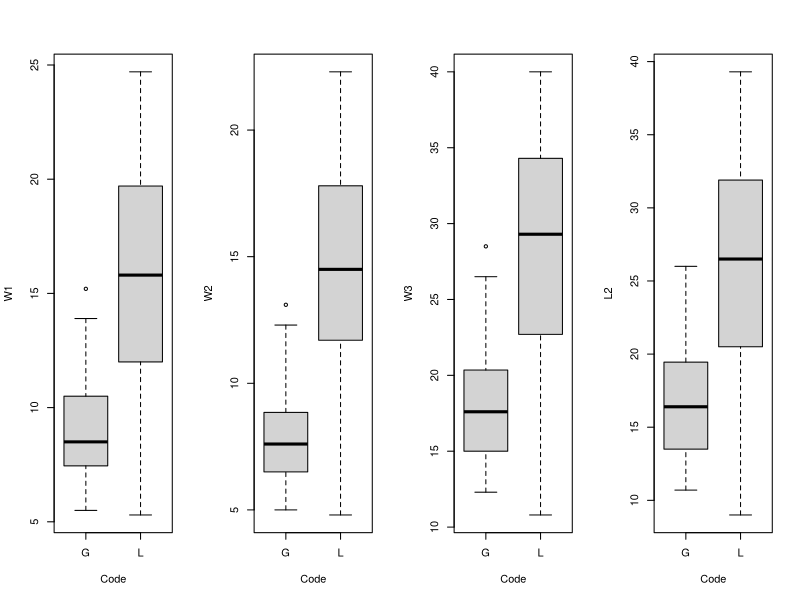
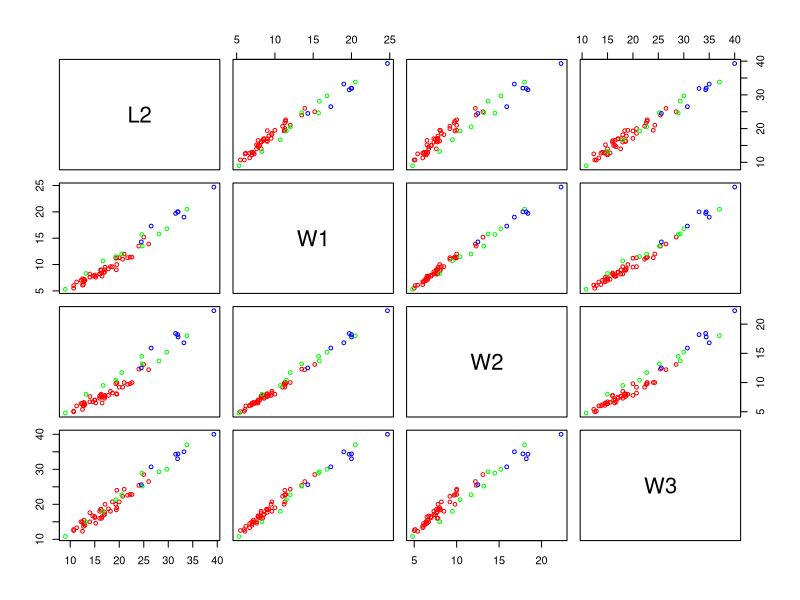
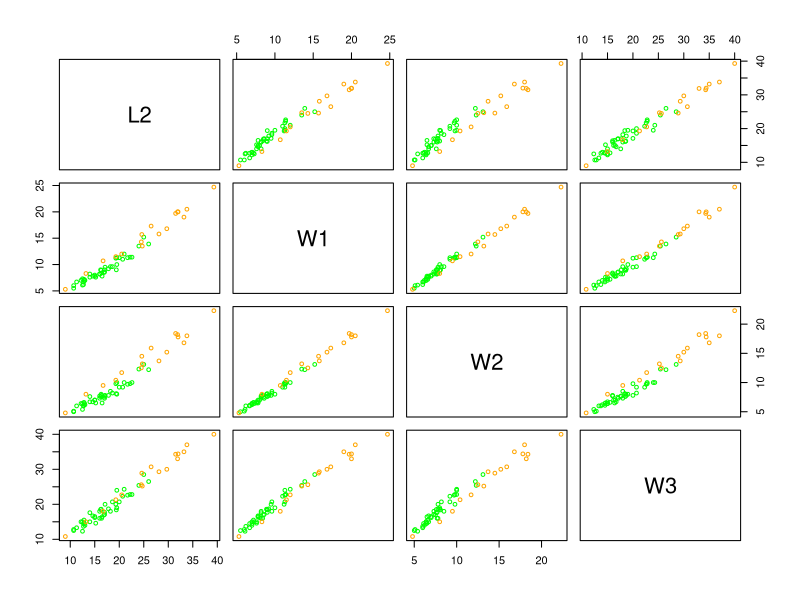
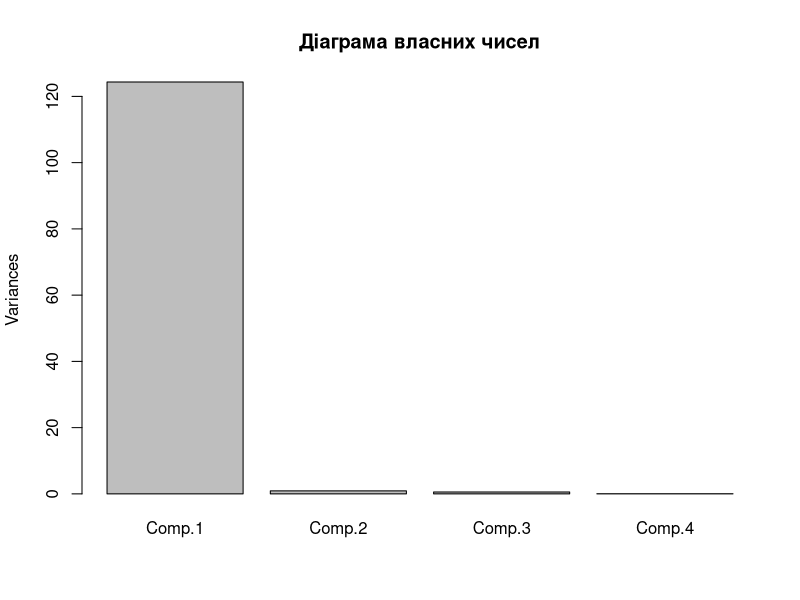
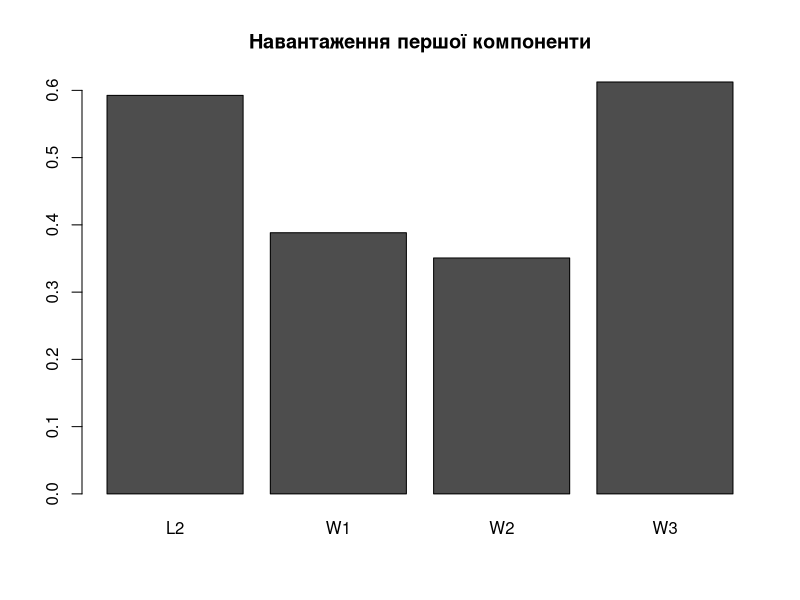
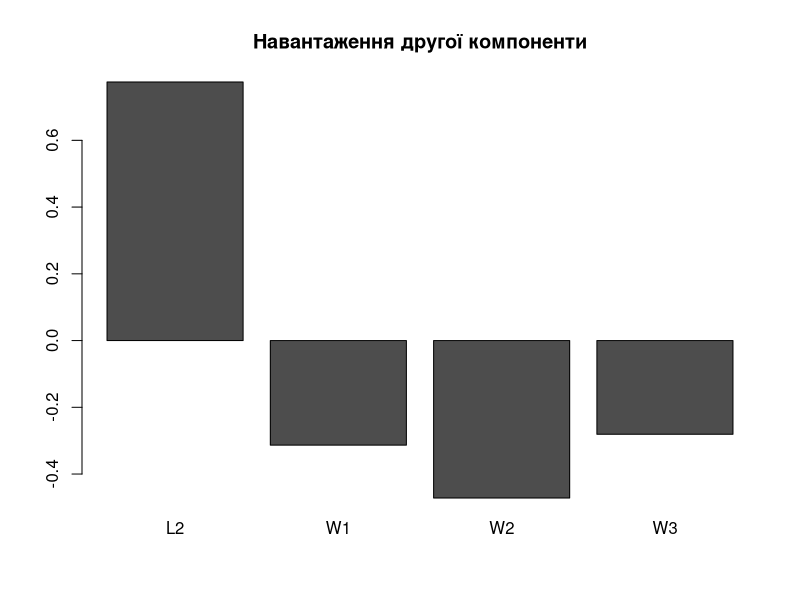
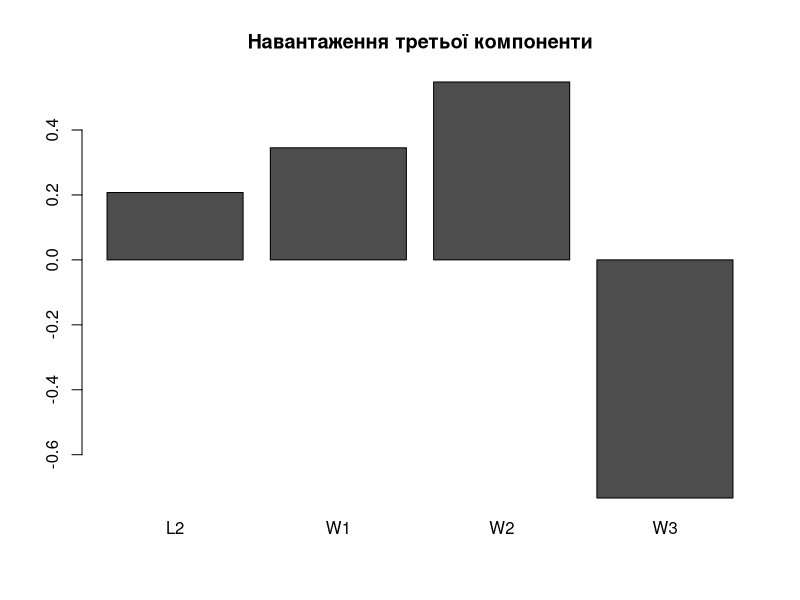
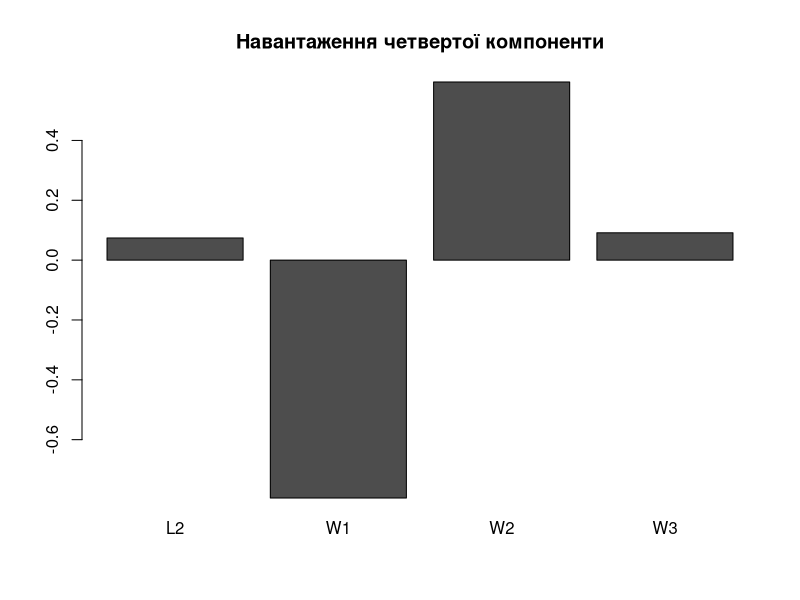

The R script that drew these images, in order: (Note: this script raises an error after producing the figures.)
library(MASS)

CODENAMES <-c("S. glaber, Norway", 
              "S. linnarssoni, Norway", 
              "S. linnarssoni, Sweden")
RGB <- c("Red", "Green", "Blue")
GO <- c("Green", "Orange")

tri1 <- read.table("glaber.dat", header = T, row.names = ".")
tri2 <- read.table("linnars1.dat", header = T, row.names = ".")
tri3 <- read.table("linnars2.dat", header = T, row.names = ".")

n1 <- nrow(tri1)
n2 <- nrow(tri2)
n3 <- nrow(tri3)

tri <- cbind(
  rbind(tri1, tri2, tri3),
  rep(1:3, c(n1, n2, n3)), 
  c(rep("G", n1), rep("L", n2 + n3))
)
colnames(tri)[c(5,6)] <- c("K", "Code")

tri.manova <- manova(cbind(tri$W1, tri$W2, tri$W3, tri$L2) ~ tri$Code)

tri.s <- tri[tri$Code == "L",]
tri.manova.local <- manova(cbind(tri.s$W1, tri.s$W2, tri.s$W3, tri.s$L2) ~ tri.s$K)

par(mfrow = c(1,4))
boxplot(W1 ~ Code, data = tri)
boxplot(W2 ~ Code, data = tri)
boxplot(W3 ~ Code, data = tri)
boxplot(L2 ~ Code, data = tri)
par(mfrow = c(1,1))

plot(tri[,1:4], col = RGB[tri$K], cex= 0.75)
plot(tri[,1:4], col = GO[(tri$Code == "L") + 1], cex= 0.75)

# Підрахунок статистики тесту Чоу
lm.h0 <- lm(L2  ~ W1, data = tri)
resid.h0 <- residuals(lm.h0)

lm.h1.subset1 <- lm(L2  ~ W1, data = subset(tri, Code == "G"))
lm.h1.subset2 <- lm(L2  ~ W1, data = subset(tri, Code == "L"))
resid.h1 <- c(residuals(lm.h1.subset1), residuals(lm.h1.subset2))

N <- nrow(tri)
alpha <- 0.05
# Поріг тесту
F.theor <- qf(1 - alpha, 2, N - 4)
Sh0 <- sum(resid.h0^2)
Sh1 <- sum(resid.h1^2)
# Статистика тесту
F.emp <- ((1 / 2) * (Sh0 - Sh1)) / ((1 / (N - 4)) * Sh1)
#

tri.pca <- princomp(tri[,1:4], cor = F)
summary(tri.pca)

plot(tri.pca, main = "Діаграма власних чисел")

# Виводимо матрицю навантажень
tri.pca$loadings

barplot(t(tri.pca$loadings[,1]), main = "Навантаження першої компоненти")
barplot(t(tri.pca$loadings[,2]), main = "Навантаження другої компоненти")
barplot(t(tri.pca$loadings[,3]), main = "Навантаження третьої компоненти")
barplot(t(tri.pca$loadings[,4]), main = "Навантаження четвертої компоненти")

plot(tri.pca$scores[,1], tri.pca$scores[,2],
     xlab = "Comp.1", ylab = "Comp.2", col = RGB[tri$K], cex= 0.75, lwd = 2)
grid()
legend("topright", legend = CODENAMES, col = RGB, pch = 1)

tri.proj <- data.frame(cbind(tri.pca$scores[,c(1,2)], tri$Code))
colnames(tri.proj)[3] <- "Code"

tri.pca.lda <- lda(Code ~ ., data = tri.proj)
tri.pca.lda

tri.pca.lda.cv <- lda(Code ~ ., data = tri.proj, CV = T)
table(forecast = tri.pca.lda.cv$class, real = tri$Code)

plot(tri.pca$scores[,1], tri.pca$scores[,2],
     xlab = "Comp.1", ylab = "Comp.2", 
     col = GO[(tri$Code == "L")+1], cex= 0.75, lwd = 2)
grid()
legend("topright", legend = c("S. glaber", "S. linnarssoni"), col = GO, pch = 1)

scaling.tri <- tri.pca.lda[4]$scaling
abline(scaling.tri[c(2,1)], col = "purple", lty = 2)

legend("topright", legend = c("S. glaber", "S. linnarssoni"), col = GO, pch = 1)


ty.lda <- function(x, groups){
  x.lda <- lda(groups ~ ., as.data.frame(x))
  
  gr <- length(unique(groups))   ## groups might be factors or numeric
  v <- ncol(x) ## variables
  m <- x.lda$means ## group means

  w <- array(NA, dim = c(v, v, gr))
  
  for(i in 1:gr){
    tmp <- scale(subset(x, groups == unique(groups)[i]), scale = FALSE)
    w[,,i] <- t(tmp) %*% tmp
  }
  
  W <- w[,,1]
  for(i in 2:gr)
    W <- W + w[,,i]
  
  V <- W/(nrow(x) - gr)
  iV <- solve(V)
  
  class.funs <- matrix(NA, nrow = v + 1, ncol = gr)
  colnames(class.funs) <- paste("group", 1:gr, sep=".")
  rownames(class.funs) <- c("constant", paste("var", 1:v, sep = "."))
  
  for(i in 1:gr) {
    class.funs[1, i] <- -0.5 * t(m[i,]) %*% iV %*% (m[i,])
    class.funs[2:(v+1) ,i] <- iV %*% (m[i,])
  }
  
  x.lda$class.funs <- class.funs
  
  return(x.lda)
}


ty.lda.fit <- ty.lda(tri.proj[,c(1,2)], tri$Code)
ty.lda.fit